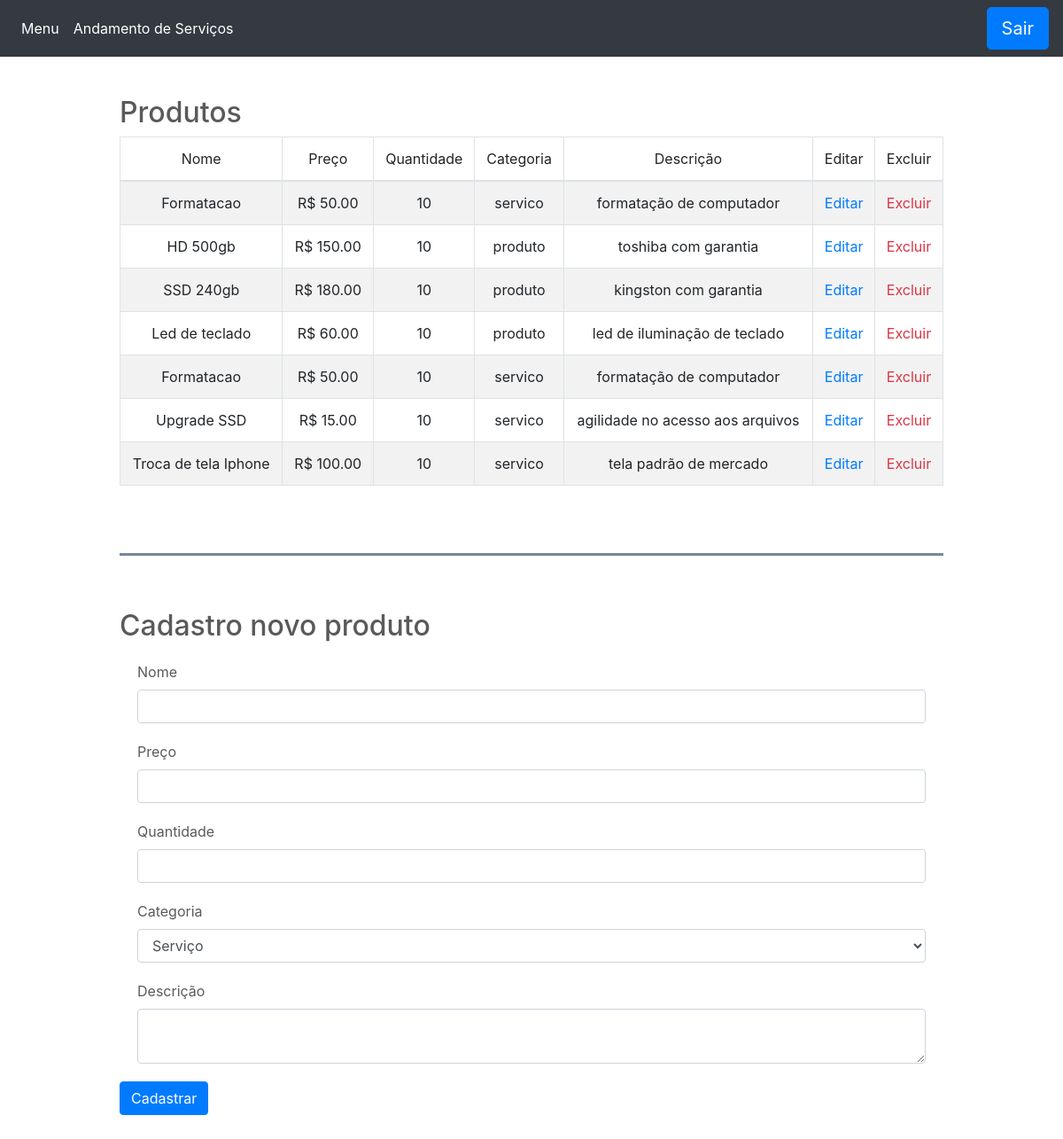
Screenshot of /Views/Admin.php with the database file from the repository.
### tables this page shows
CREATE TABLE produtos
(
  id INT NOT NULL AUTO_INCREMENT,
  nome VARCHAR(150) NOT NULL,
  preco DOUBLE(9,2) NOT NULL,
  quantidade INT NOT NULL,
  categoria ENUM('servico', 'produto'),
  descricao VARCHAR(150),
  PRIMARY KEY(id)
);

### Controlers/Consulta_produtos.php (called while the page is built)
<?php
  include('./Conexao.php');
  $result_cliente = mysqli_query($con,"SELECT * FROM produtos");
?>

### Views/Admin.php (the view, shortened to what this page needs)
<?php
  include('../Controlers/Conexao.php');
  include('../Controlers/Consulta_produtos.php');
?>
<!DOCTYPE html>
<html lang="pt-br">
  <head>
      <link rel="stylesheet" href="../Models/reset.css">
      <link rel="stylesheet" href="../Models/css/bootstrap.min.css">
      <link rel="stylesheet" href="../Models/css/bootstrap.css">
      <link rel="stylesheet" href="../Models/Carousel.css">
      <link rel="stylesheet" href="../Models/Estilo.css">
  </head>
  <body>
    <header>
      <nav class="navbar navbar-expand-md navbar-dark fixed-top bg-dark">
        <div class="collapse navbar-collapse" id="navbarCollapse">
          <ul class="navbar-nav mr-auto">
            <li class="nav-item active">
              <a class="nav-link" href="Admin.php">Menu</a>
            </li>
            <li class="nav-item active">
              <a class="nav-link" href="Andamento-servicos.php">Andamento de Serviços</a>
            </li>
          </ul>
          <form class="form-inline mt-2 mt-md-0" method="POST" action="../Controlers/Logout.php">
            <input type="submit" name="BTEnvia" class="btn btn-primary btn-lg btn-block btn-blue" value="Sair">
          </form>
        </div>
      </nav>
    </header>
    <main>
      <div class="container">
        <h2>Produtos</h2>
          <div class="table-responsive">
            <div class="tabela_prod">
              <table class="table table-striped table-bordered">
                <thead>
                  <tr>
                    <th>Nome</th>
                    <th>Preço</th>
                    <th>Quantidade</th>
                    <th>Categoria</th>
                    <th>Descrição</th>
                    <th>Editar</th>
                    <th>Excluir</th>
                  </tr>
                </thead>
                <tbody>
                  <?php while($dado = $result_cliente->fetch_array()){?>
                    <tr>
                      <td><?php echo $dado['nome']; ?></td>
                      <td> R$ <?php echo $dado['preco']; ?></td>
                      <td><?php echo $dado['quantidade']; ?></td>
                      <td><?php echo $dado['categoria']; ?></td>
                      <td><?php echo $dado['descricao']; ?></td>
                      <td><a class="text-primary" href="./Editar.php?id=<?php echo $dado['id'];?>">Editar</a></td>
                      <td><a class="text-danger" href="../Controlers/Excluir.php?id=<?php echo $dado['id'];?>">Excluir</a></td>
                    </tr>
                  <?php } ?>
                </tbody>
              </table>
            </div>
          </div>
        </div>
      <div class="container"><div class="linha"></div></div>
        <div class="container">
        <h2>Cadastro novo produto</h2>
        <form action="../Controlers/Cadastro_prod.php" method="post">
          <div class="form-group">
            <label for="nome">Nome</label>
            <input id="nome" name="nome" type="text" class="form-control">
          </div>
          <div class="form-group">
            <label for="preco">Preço</label>
            <input id="preco" name="preco" type="number" class="form-control">
          </div>
          <div class="form-group">
            <label for="quantidade">Quantidade</label>
            <input id="quantidade" name="qt" type="number" class="form-control">
          </div>
          <div class="form-group">
            <label for="categoria">Categoria</label>
            <select id="categoria" name="cat" type="text" class="form-control">
              <option value="servico" >Serviço</option>
            </select>
          </div>
          <div class="form-group">
            <label for="descricao">Descrição</label>
            <textarea id="descricao" name="desc" class="form-control"></textarea>
          </div>
          <button type="submit" class="btn btn-primary">Cadastrar</button>
        </form>
      </div>
    </main>
  </body>
</html>

### Models/Carousel.css (style rules this page uses)
body { padding-top: 3rem; padding-bottom: 3rem; color: #5a5a5a; }

### Models/Estilo.css (style rules this page uses)
.navbar { margin: 0px; }
.form-group { margin:20px; }
.container { margin-top: 60px; margin-bottom: 60px; width: 80%; }
.linha { border-bottom: 3px solid lightslategray; }
.tabela_prod tr { text-align: center; }

### rows the page displays
produtos: nome "Formatacao", preco "50.00", quantidade "10", categoria "servico", descricao "formatação de computador"
produtos: nome "HD 500gb", preco "150.00", quantidade "10", categoria "produto", descricao "toshiba com garantia"
produtos: nome "SSD 240gb", preco "180.00", quantidade "10", categoria "produto", descricao "kingston com garantia"
produtos: nome "Led de teclado", preco "60.00", quantidade "10", categoria "produto", descricao "led de iluminação de teclado"
produtos: nome "Formatacao", preco "50.00", quantidade "10", categoria "servico", descricao "formatação de computador"
produtos: nome "Upgrade SSD", preco "15.00", quantidade "10", categoria "servico", descricao "agilidade no acesso aos arquivos"
produtos: nome "Troca de tela Iphone", preco "100.00", quantidade "10", categoria "servico", descricao "tela padrão de mercado"
